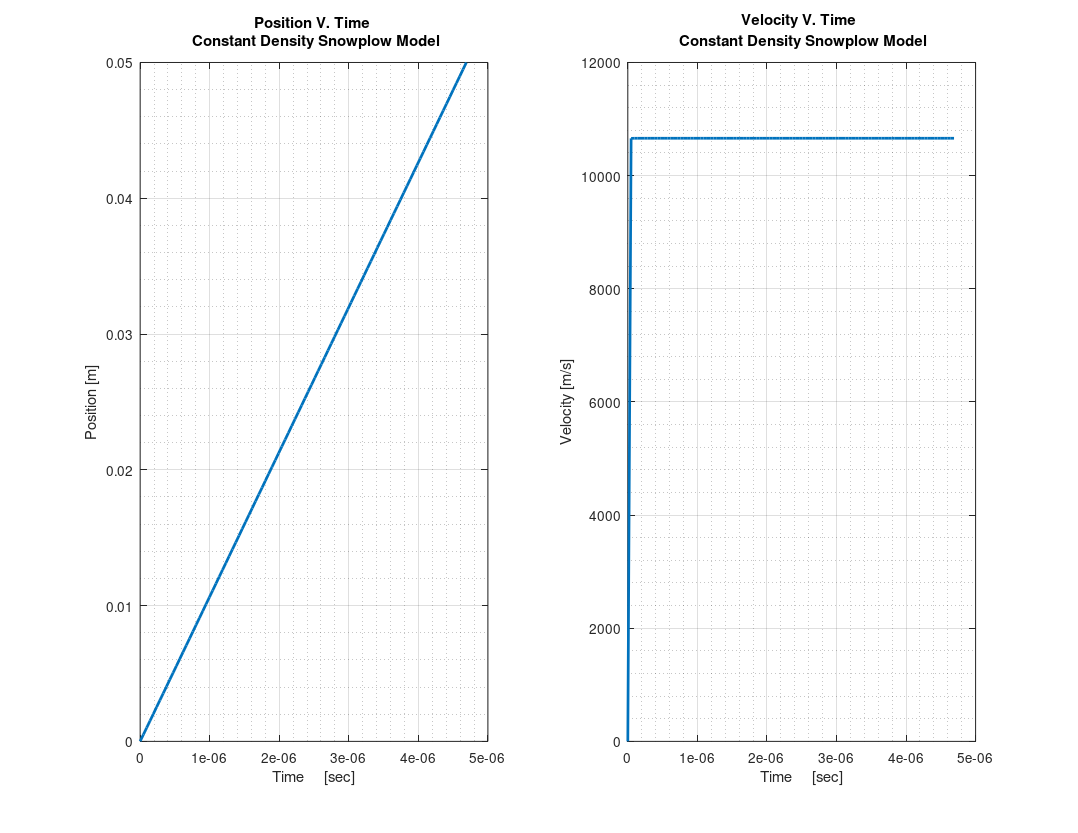
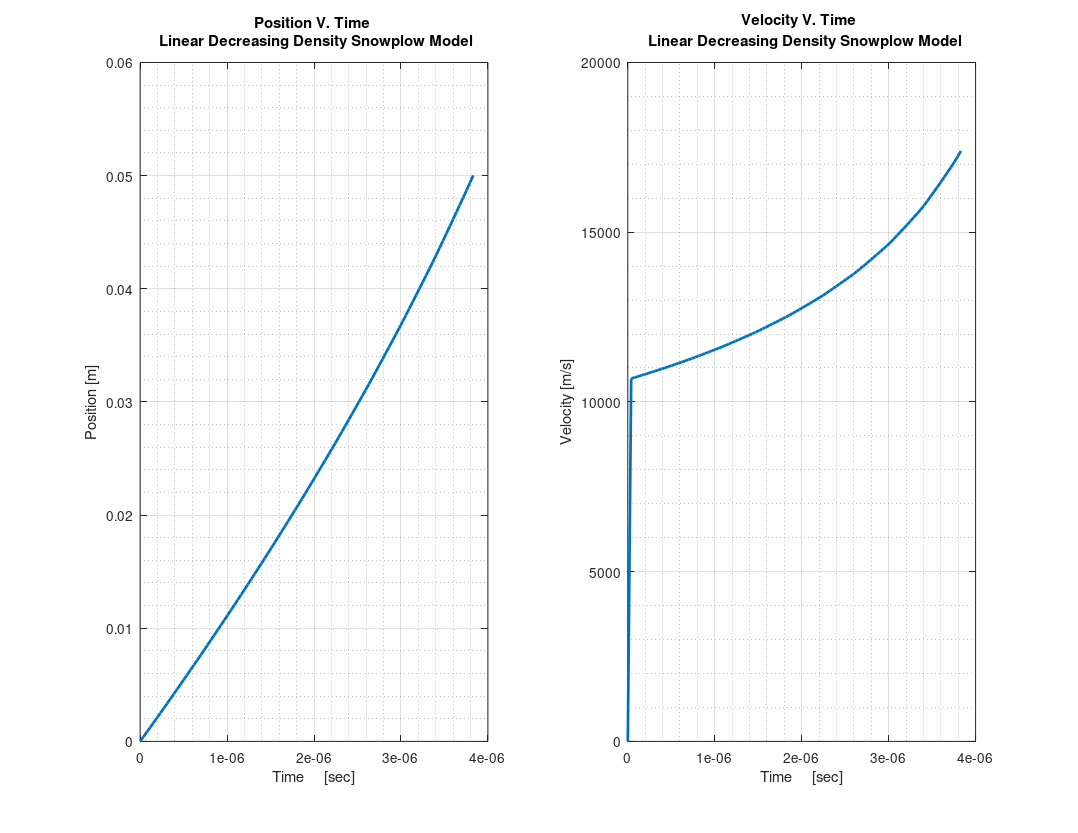
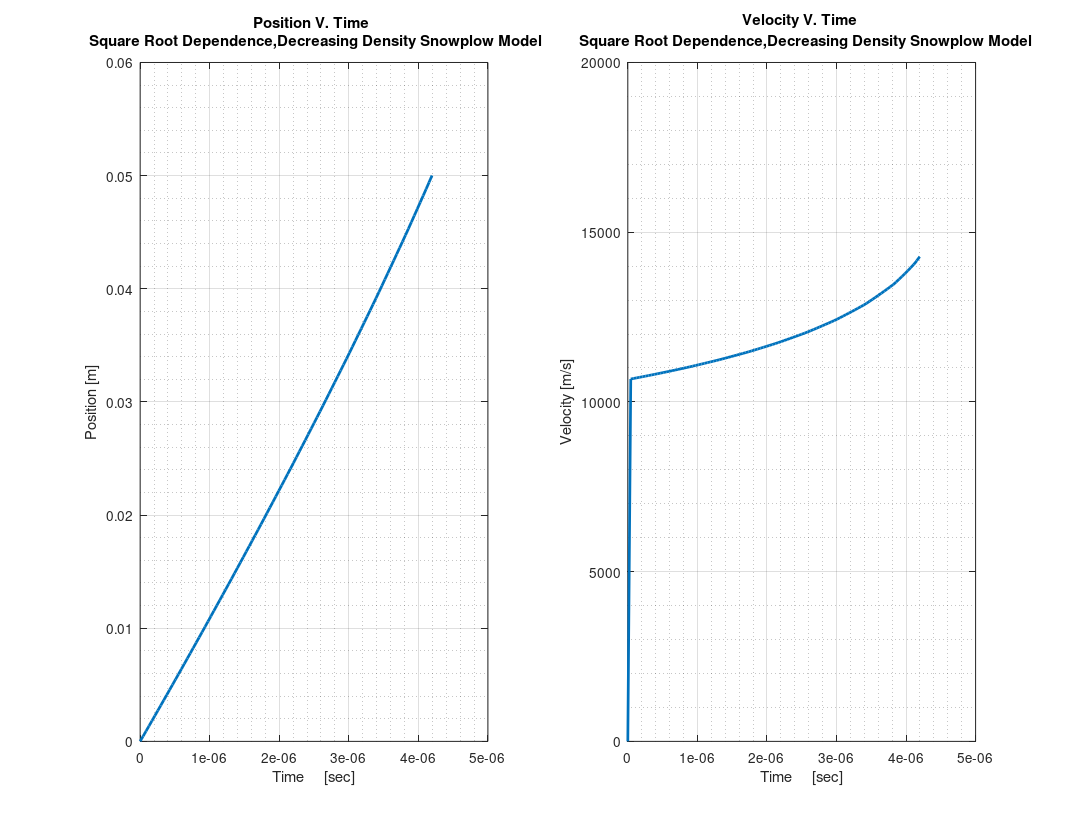
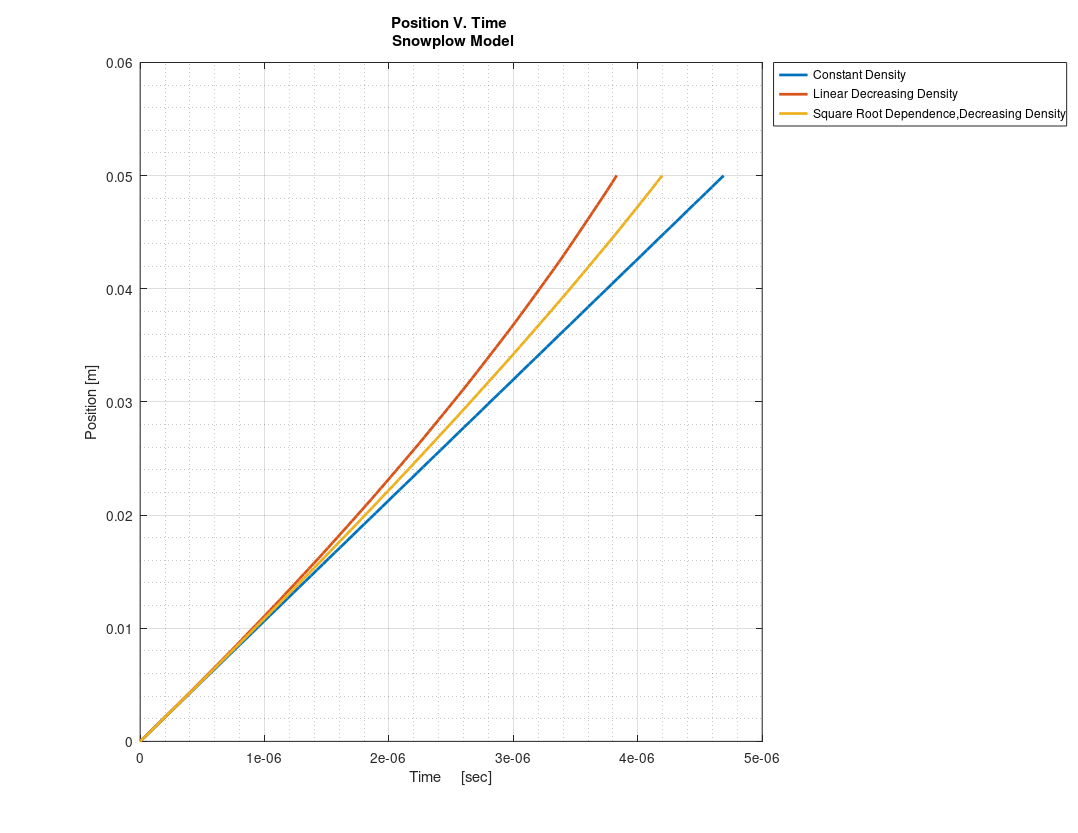

These figures' MATLAB source, in order:
function hw7clean
clc; clear;
l = 0.05; % Channel Length [m]

%Constant Density
tMaxCD = 4.69e-6;
tspan = linspace(0, tMaxCD,100);
[tCD,xx] = ode23s(@snowplowi,tspan,[0.00001,0]);
xCD = xx(:,1);
xdotCD = xx(:,2);

%Linearly Decreasing Density
tMaxLDD = 3.8311e-6;
tspan = linspace(0, tMaxLDD, 100);
[tLDD,xx] = ode23s(@snowplowii,tspan,[0.00001,0]);
xLDD = xx(:,1);
xdotLDD = xx(:,2);

%Square Root Dependence,Decreasing Density 
tMaxSQD = 4.19633e-6;
tspan = linspace(0, tMaxSQD,100);
[tSQD,xx] = ode23s(@snowplowiii,tspan,[0.00001;0]);

xSQD = xx(:,1);
xdotSQD = xx(:,2);

figure(1)
subplot(1,2,1)
plot(tCD,xCD,'linewidth',2)
title(sprintf('Position V. Time \n Constant Density Snowplow Model'))
xlabel 'Time     [sec]'
ylabel 'Position [m]'
grid on
grid minor
subplot(1,2,2)
plot(tCD,xdotCD,'linewidth',2)
title(sprintf('Velocity V. Time \n Constant Density Snowplow Model'))
xlabel('Time     [sec]')
ylabel 'Velocity [m/s]'
grid on
grid minor
hold off
set(gcf,'paperorientation','landscape');
set(gcf,'paperunits','normalized');
set(gcf,'paperposition',[0 0 1 1]);
print(gcf,'-dpdf','Problem2PartCi.pdf')

figure(2)
subplot(1,2,1)
plot(tLDD,xLDD,'linewidth',2)
title(sprintf('Position V. Time \n Linear Decreasing Density Snowplow Model'))
xlabel 'Time     [sec]'
ylabel 'Position [m]'
grid on
grid minor
subplot(1,2,2)
plot(tLDD,xdotLDD,'linewidth',2)
title(sprintf('Velocity V. Time \n  Linear Decreasing Density Snowplow Model'))
xlabel 'Time     [sec]'
ylabel 'Velocity [m/s]'
grid on
grid minor
hold off
set(gcf,'paperorientation','landscape');
set(gcf,'paperunits','normalized');
set(gcf,'paperposition',[0 0 1 1]);
print(gcf,'-dpdf','Problem2PartCii.pdf')

figure(3)
subplot(1,2,1)
plot(tSQD,xSQD,'linewidth',2)
title(sprintf('Position V. Time \n Square Root Dependence,Decreasing Density Snowplow Model'))
xlabel 'Time     [sec]'
ylabel 'Position [m]'
grid on
grid minor
subplot(1,2,2)
plot(tSQD,xdotSQD,'linewidth',2)
title(sprintf('Velocity V. Time \n  Square Root Dependence,Decreasing Density Snowplow Model'))
xlabel 'Time     [sec]'
ylabel 'Velocity [m/s]'
grid on
grid minor
hold off
set(gcf,'paperorientation','landscape');
set(gcf,'paperunits','normalized');
set(gcf,'paperposition',[0 0 1 1]);
print(gcf,'-dpdf','Problem2PartCiii.pdf')

figure(4)
plot(tCD,xCD,'linewidth',2)
hold on
plot(tLDD,xLDD,'linewidth',2)
hold on
plot(tSQD,xSQD,'linewidth',2)
title(sprintf('Position V. Time \n Snowplow Model'))
legend('Constant Density','Linear Decreasing Density','Square Root Dependence,Decreasing Density','location','bestoutside')
xlabel 'Time     [sec]'
ylabel 'Position [m]'
grid on
grid minor
hold off
set(gcf,'paperorientation','landscape');
set(gcf,'paperunits','normalized');
set(gcf,'paperposition',[0 0 1 1]);
print(gcf,'-dpdf','Problem2PartD.pdf')

figure(5)
plot(tCD,xdotCD,'linewidth',2)
hold on
plot(tLDD,xdotLDD,'linewidth',2)
hold on
plot(tSQD,xdotSQD,'linewidth',2)
title(sprintf('Velocity V. Time \n Snowplow Model'))
legend('Constant Density','Linear Decreasing Density','Square Root Dependence,Decreasing Density','location','bestoutside')
xlabel 'Time     [sec]'
ylabel 'Velocity [m/s]'
grid on
grid minor
hold off
set(gcf,'paperorientation','landscape');
set(gcf,'paperunits','normalized');
set(gcf,'paperposition',[0 0 1 1]);
print(gcf,'-dpdf','Problem2PartE.pdf')

end


function xdot = snowplowi(t,x)
l = 0.05;                   % Channel Length [m]
area = 0.03*0.03;           % Area of Channel
R_A = 208.13;               % Specific Gas Constant for Argon [J/kgK]
P_o = 66.661185;            % Peak Pressure [Pa]
T_o = 273;                  % Peak Temperature [K]
rho = P_o / (R_A * T_o);    % Total Density of Heavy Particles
J = 20e3;                   % Initial Current Sheet Disharge [A]
Lprime = 0.6E-6;            % Distributed Inductance [H]
F = 0.5*Lprime*J^2;         % Thrusting Force
m = area*rho*x(1);
mdot = area*rho*x(2);
xdot = [x(2); (F-(mdot*x(2)))/m];
end


function xdot = snowplowii(t,x)
l = 0.05;                   % Channel Length [m]
area = 0.03*0.03;           % Area of Channel
R_A = 208.13;               % Specific Gas Constant for Argon [J/kgK]
P_o = 66.661185;            % Peak Pressure [Pa]
T_o = 273;                  % Peak Temperature [K]
rho = P_o / (R_A * T_o);    % Total Density of Heavy Particles
J = 20e3;                   % Initial Current Sheet Disharge [A]
Lprime = 0.6E-6;            % Distributed Inductance [H]
F = 0.5*Lprime*J^2;         % Thrusting Force
m = area*rho*(x(1)-(((x(1))^2)/(2*l)));
mdot = area*rho*x(2)*(1-(x(1)/l));
xddot = F\[mdot m]
xdot = [x(2); (F-(mdot*x(2)))/m]
end

function xdot = snowplowiii(t,x)
l = 0.05;                   % Channel Length [m]
area = 0.03*0.03;           % Area of Channel
R_A = 208.13;               % Specific Gas Constant for Argon [J/kgK]
P_o = 66.661185;            % Peak Pressure [Pa]
T_o = 273;                  % Peak Temperature [K]
rho = P_o / (R_A * T_o);    % Total Density of Heavy Particles
J = 20e3;                   % Initial Current Sheet Disharge [A]
Lprime = 0.6E-6;            % Distributed Inductance [H]
F = 0.5*Lprime*J^2;         % Thrusting Force
xx = x(1);
m = area*rho*(-(2/3)*(l - x(1))*sqrt(1 - x(1)/l)+((2/3)*l));
mdot = area*rho*sqrt(1-(x(1)/l))*x(2);
xdot = [x(2); (F-(mdot*x(2)))/m];
end